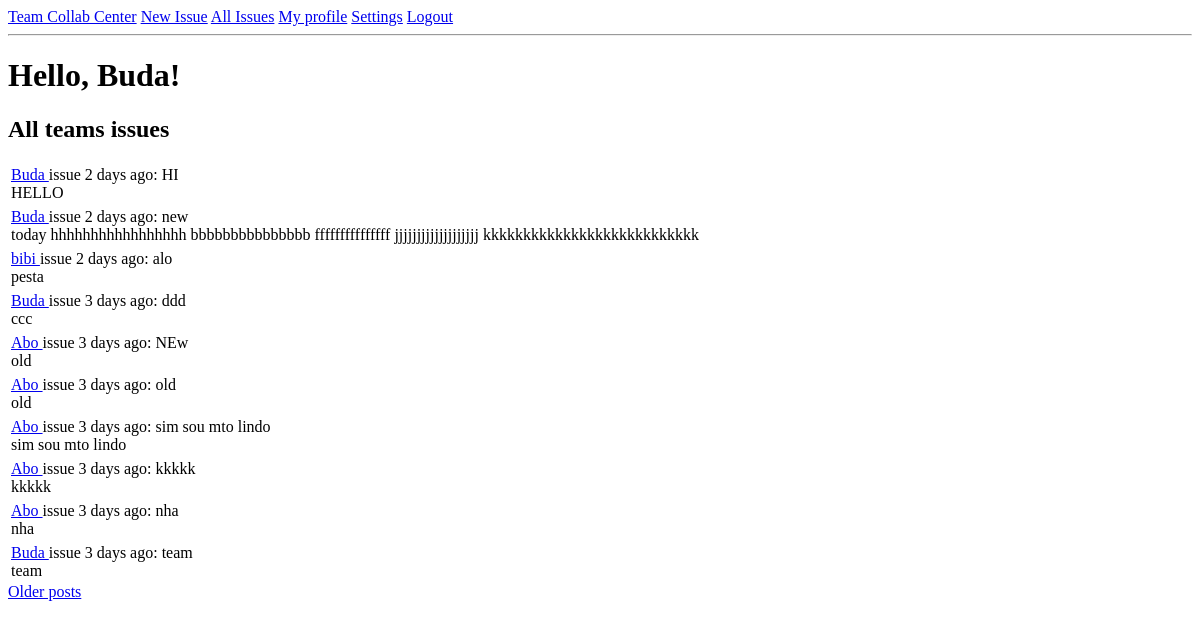
The app's page /explore (signed in), older data.
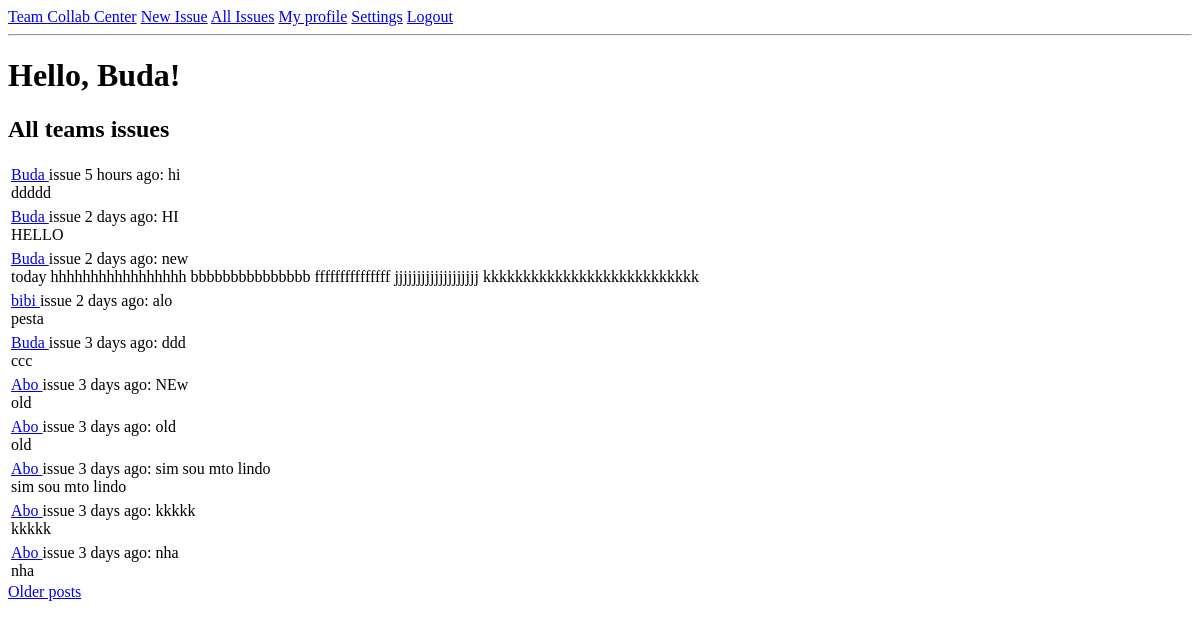
The same page, newer data.
### app/models.py (models this page shows, shortened)
class User(UserMixin, db.Model):
    __tablename__='users'
    id = db.Column(db.Integer, primary_key=True)
    username = db.Column(db.String(64), index=True, unique=True)
    email = db.Column(db.String(120), index=True, unique=True)
    password_hash = db.Column(db.String(128))
    posts = db.relationship('Post', backref='author', lazy='dynamic')
    position_id = db.Column(db.Integer, db.ForeignKey('position.id'))
    about_me = db.Column(db.String(240))
    last_seen = db.Column(db.DateTime, default=datetime.utcnow)
    team_id = db.Column(db.Integer, db.ForeignKey('teams.id'))

class Post(db.Model):
    __tablename__='posts'
    id = db.Column(db.Integer, primary_key=True)
    title = db.Column(db.String(64))
    description = db.Column(db.String(1000))
    timestamp = db.Column(db.DateTime, index=True, default=datetime.utcnow)
    user_id = db.Column(db.Integer, db.ForeignKey('users.id'))
    team_id = db.Column(db.Integer, db.ForeignKey('teams.id'))

### app/routes.py (the view)
@app.route('/explore')
@login_required
def explore():
    page = request.args.get('page', 1, type=int)
    posts = Post.query.order_by(Post.timestamp.desc()).paginate(
        page, app.config['POSTS_PER_PAGE'], False)
    next_url = url_for('explore', page=posts.next_num) \
        if posts.has_next else None
    prev_url = url_for('explore', page=posts.prev_num) \
        if posts.has_prev else None
    return render_template('explore.html', title='Explore', posts=posts.items,
                          next_url=next_url, prev_url=prev_url)

### app/models.py (called while the page is built)
@login.user_loader
def load_user(id):
    return User.query.get(int(id))

### app/routes.py (called while the page is built)
@app.before_request
def before_request():
    if current_user.is_authenticated:
        current_user.last_seen = datetime.utcnow()
        db.session.commit()

### app/templates/explore.html (shortened to what this page needs)
{% extends "base.html" %}
{% block content %}
    <h1>Hello, {{ current_user.username }}!</h1>
    <h2>All teams issues</h2>
    {% for post in posts %}
        {% include '_post.html' %}
    {% endfor %}
    {% if next_url %}
    <a href="{{ next_url }}">Older posts</a>
    {% endif %}
{% endblock %}

### app/templates/base.html (shortened to what this page needs)
<!DOCTYPE html>
<html lang="en">
<head>
</head>
<body>
    <div>
        <a href="{{ url_for('index') }}">Team Collab Center</a>
        {% if current_user.is_anonymous %}
        <a href="{{ url_for('login') }}">Login</a>
        {% else %}
        <a href="{{ url_for('create_issue') }}">New Issue</a>
        <a href="{{ url_for('explore') }}">All Issues</a>
        <a href="{{ url_for('user', username=current_user.username) }}">My profile</a>
        <a href="#">Settings</a>
        <a href="{{ url_for('logout') }}">Logout</a>
        {% endif %}
    </div>
    <hr>
    {% block content %}{% endblock %}
</body>
</html>

### app/templates/_post.html
<table>
    <tr valign="top">
        <td>
            <a href="{{ url_for('user', username=post.author.username) }}">
            {{ post.author.username }}
            </a>
            issue {{ moment(post.timestamp).fromNow() }}: {{ post.title }}
            <br>
            {{ post.description }}
        </td>
    </tr>
</table>

Row changes from the older to the newer data that the page shows:
no longer on this page (row unchanged): Post: author.username "Buda", timestamp "3 days ago", title "team", description "team"
added Post: author.username "Buda", timestamp "5 hours ago", title "hi", description "ddddd"
